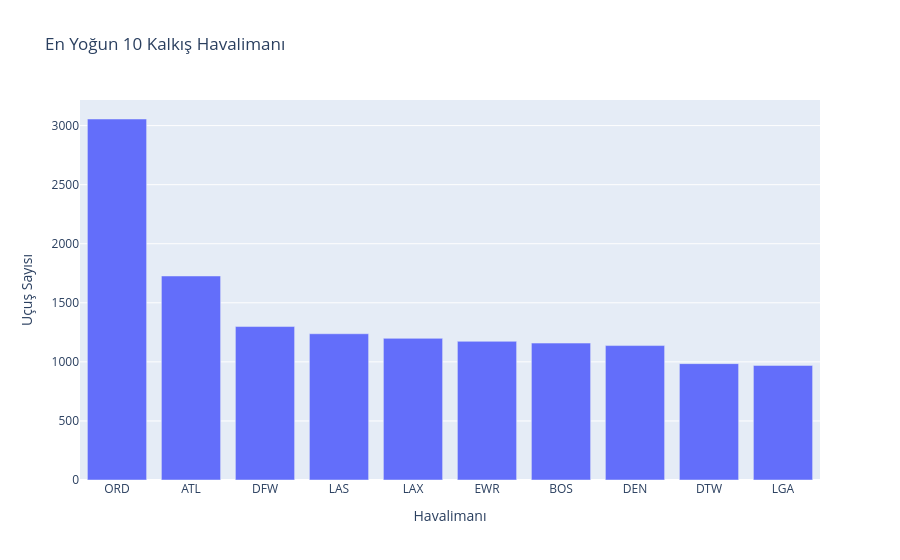

The notebook cell this image was saved under:
### Code cell
import plotly.express as px

top_origins = df["Origin"].value_counts().head(10).reset_index()
top_origins.columns = ["Havalimanı", "Uçuş Sayısı"]

fig = px.bar(
    top_origins,
    x="Havalimanı",
    y="Uçuş Sayısı",
    title="En Yoğun 10 Kalkış Havalimanı"
)

fig.show()

### Figure 1 — Plotly figure (JSON) as saved in the notebook; plotly's stock layout.template omitted (floating-point values rounded to 4 significant figures)
{"data": [{"alignmentgroup": "True", "hovertemplate": "Havalimanı=%{x}<br>Uçuş Sayısı=%{y}<extra></extra>", "legendgroup": "", "marker": {"color": "#636efa", "pattern": {"shape": ""}}, "name": "", "offsetgroup": "", "orientation": "v", "showlegend": false, "textposition": "auto", "type": "bar", "x": ["ORD", "ATL", "DFW", "LAS", "LAX", "EWR", "BOS", "DEN", "DTW", "LGA"], "xaxis": "x", "y": [3056, 1727, 1299, 1238, 1199, 1174, 1159, 1138, 985, 970], "yaxis": "y"}], "layout": {"barmode": "relative", "legend": {"tracegroupgap": 0}, "title": {"text": "En Yoğun 10 Kalkış Havalimanı"}, "xaxis": {"anchor": "y", "domain": [0, 1], "title": {"text": "Havalimanı"}}, "yaxis": {"anchor": "x", "domain": [0, 1], "title": {"text": "Uçuş Sayısı"}}}}
